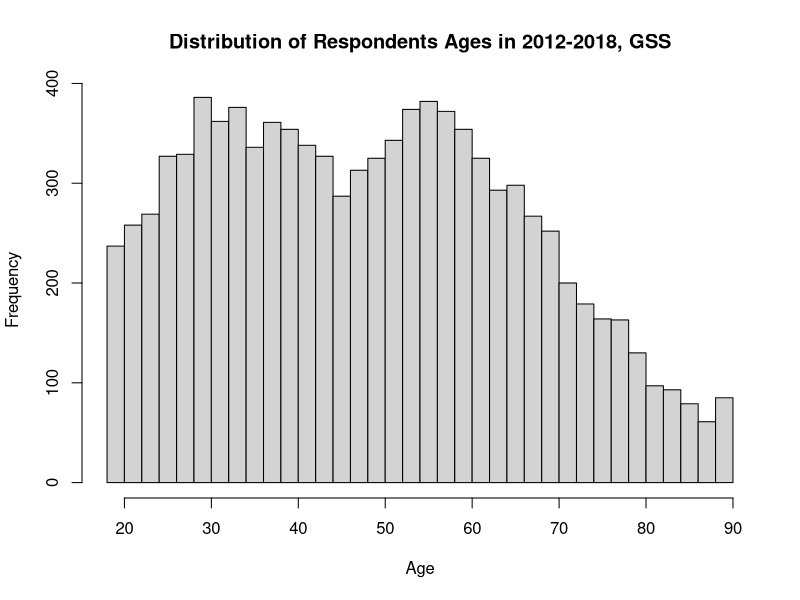
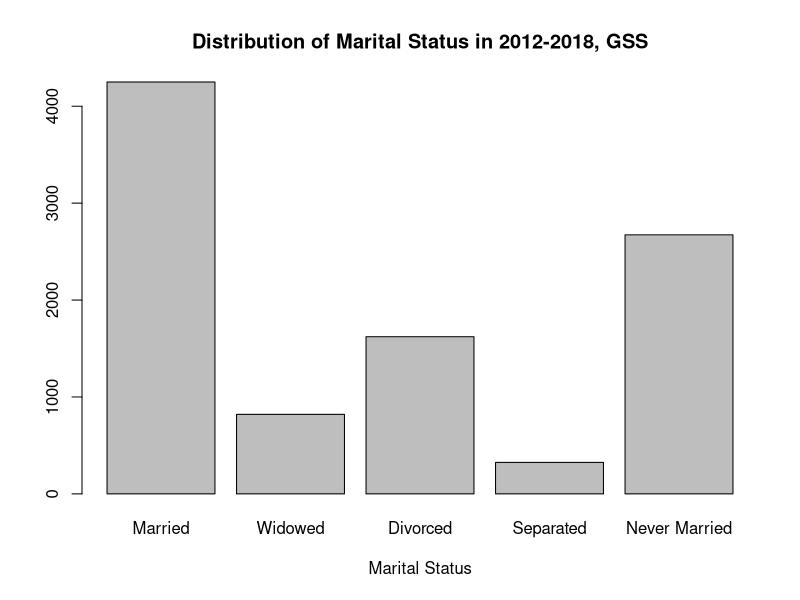

Reproduce these figures in R, in order.
########################
####### Vector #########
########################

## create a vector
x <- c(10,15,20,25,30,35,40)

## subset the vector
x[3]
x[c(1,3,5)]
x[x<20] ## try by yourself what x<20 would produce! See if you can understand the logic of x[x<20] here

########################
####### Matrix #########
########################

## create a matrix
x <- 1:9
X <- matrix(x, nrow = 3, ncol = 3, byrow = TRUE)

## subset the matrix
X[1,2]
X[1,]
X[,2]

## exercise
X[c(1,3),c(2,3)]
X[c(TRUE,TRUE,FALSE),c(TRUE,TRUE,FALSE)]

############################
####### Data frame #########
############################

## create a data frame
example_data <- data.frame(x = c(1, 3, 5, 7, 9, 1, 3, 5, 7, 9),
                           y = c(rep("Hello", 9), "NYU"),
                           z = rep(c(TRUE, FALSE), 5))

## subset the data frame
example_data[1,2]
example_data[2,]


#######Import Data#########

## get current working directory
getwd()

## set current working directory
setwd("~/Dropbox/Teaching/Week 2")

## read the GSS data stored in your current working directory
gss <- read.csv("GSS_SOCUA_W2.csv")

## inspect data
head(gss, n=5)
tail(gss, n=5)
View(gss)
str(gss)

## inspect column/variable names
colnames(gss)

## select a certain column/variable
gss$sibs

## inspect variables
min(gss$sibs)
max(gss$sibs)
unique(gss$marital)

## inspect the data structure
dim(gss)
nrow(gss)
ncol(gss)

gss[gss$year > 2018, "marital"]
gss[gss$year > 2018, c("marital","year","sibs")]

## subset data (dplyr)
install.packages("dplyr")
library(dplyr)
gss %>% 
  filter(year>2018) %>% 
  select(marital,sibs,age,sex)

## summarize data
mean(gss$sibs)
median(gss$sibs)
var(gss$sibs)

## subset and summarize data (base R)
gss[gss$sibs>=0,"sibs"]
mean(gss[gss$sibs>=0,"sibs"])

var(gss[gss$year==2018 & gss$sibs>=0,"sibs"])

## subset and summarize data (dplyr)
gss %>% filter(sibs>0) %>% summarize(sibs_mean = mean(sibs))

## histogram
hist(gss[gss$age>0 & gss$year<=2018 & gss$year>=2012,"age"],
     main = "Distribution of Respondents Ages in 2012-2018, GSS", 
     xlab = "Age",
     breaks = 30)

## barplot
counts <- table(gss[gss$age>0 & gss$year<=2018 &
                      gss$year>=2012 & gss$marital>=0, "marital"])

barplot(counts, main="Distribution of Marital Status in 2012-2018, GSS",
        xlab="Marital Status",
        names.arg=c("Married", "Widowed", "Divorced", "Separated", 
                    "Never Married"))


